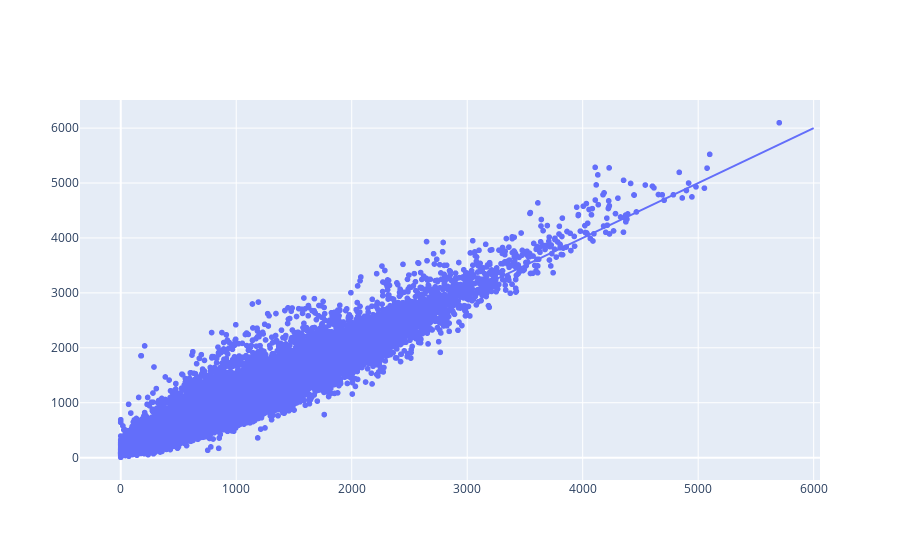

Notebook source saved alongside this figure:
### Code cell
figure_scatter = px.scatter(df_best, x = "reference_travel_time_s", y = "evaluation_travel_time_s")
figure_line = px.line(x = np.linspace(0.0, 6000.0), y = np.linspace(0.0, 6000.0))
go.Figure(data = figure_scatter.data + figure_line.data)

### Figure 1 — Plotly figure (JSON) as saved in the notebook; plotly's stock layout.template omitted (floating-point values rounded to 4 significant figures; data arrays with more than 128 entries replaced by an {"elided": "..."} marker saying what was removed)
{"data": [{"hovertemplate": "reference_travel_time_s=%{x}<br>evaluation_travel_time_s=%{y}<extra></extra>", "legendgroup": "", "marker": {"color": "#636efa", "symbol": "circle"}, "mode": "markers", "name": "", "showlegend": false, "type": "scattergl", "x": {"elided": "39384 int values"}, "xaxis": "x", "y": {"elided": "39384 float values"}, "yaxis": "y"}, {"hovertemplate": "x=%{x}<br>y=%{y}<extra></extra>", "legendgroup": "", "line": {"color": "#636efa", "dash": "solid"}, "marker": {"symbol": "circle"}, "mode": "lines", "name": "", "orientation": "v", "showlegend": false, "type": "scatter", "x": [0, 122.4, 244.9, 367.3, 489.8, 612.2, 734.7, 857.1, 979.6, 1102.0, 1224.0, 1347.0, 1469.0, 1592.0, 1714.0, 1837.0, 1959.0, 2082.0, 2204.0, 2327.0, 2449.0, 2571.0, 2694.0, 2816.0, 2939.0, 3061.0, 3184.0, 3306.0, 3429.0, 3551.0, 3673.0, 3796.0, 3918.0, 4041.0, 4163.0, 4286.0, 4408.0, 4531.0, 4653.0, 4776.0, 4898.0, 5020.0, 5143.0, 5265.0, 5388.0, 5510.0, 5633.0, 5755.0, 5878.0, 6000], "xaxis": "x", "y": [0, 122.4, 244.9, 367.3, 489.8, 612.2, 734.7, 857.1, 979.6, 1102.0, 1224.0, 1347.0, 1469.0, 1592.0, 1714.0, 1837.0, 1959.0, 2082.0, 2204.0, 2327.0, 2449.0, 2571.0, 2694.0, 2816.0, 2939.0, 3061.0, 3184.0, 3306.0, 3429.0, 3551.0, 3673.0, 3796.0, 3918.0, 4041.0, 4163.0, 4286.0, 4408.0, 4531.0, 4653.0, 4776.0, 4898.0, 5020.0, 5143.0, 5265.0, 5388.0, 5510.0, 5633.0, 5755.0, 5878.0, 6000], "yaxis": "y"}], "layout": {}}
